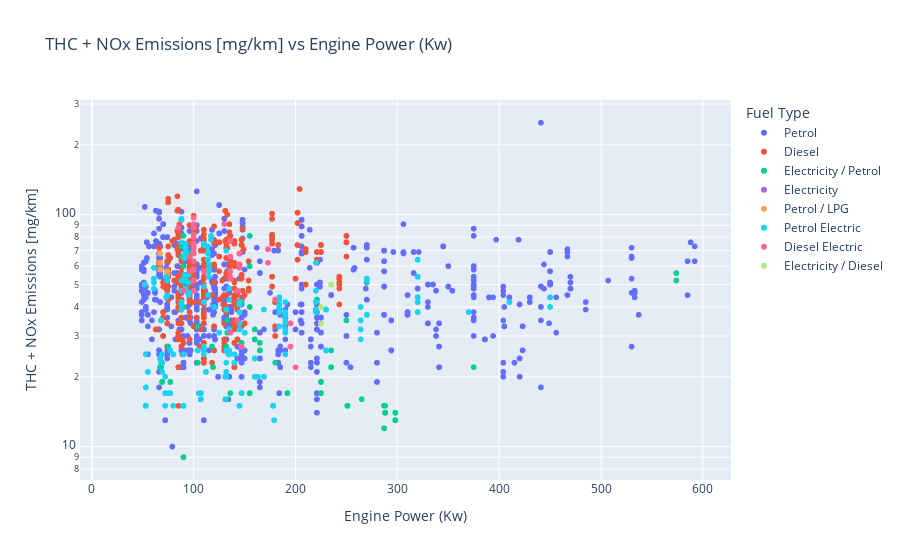

The notebook cell this image was saved under:
### Code cell
fig = px.scatter(data_frame=cleandata_df, y="THC + NOx Emissions [mg/km]", x="Engine Power (Kw)", orientation="h",
               color="Fuel Type", facet_row=None, facet_col=None,hover_data=None, hover_name= 'Model', width=None,
    height=None,log_y=True, labels = 'Powertrain', title= 'THC + NOx Emissions [mg/km] vs Engine Power (Kw)')
fig.show()

### Figure 1 — Plotly figure (JSON) as saved in the notebook; plotly's stock layout.template omitted (floating-point values rounded to 4 significant figures; data arrays with more than 128 entries replaced by an {"elided": "..."} marker saying what was removed)
{"data": [{"hovertemplate": "<b>%{hovertext}</b><br><br>Fuel Type=Petrol<br>Engine Power (Kw)=%{x}<br>THC + NOx Emissions [mg/km]=%{y}<extra></extra>", "hovertext": {"elided": "3145 str values"}, "legendgroup": "Petrol", "marker": {"color": "#636efa", "symbol": "circle"}, "mode": "markers", "name": "Petrol", "showlegend": true, "type": "scattergl", "x": {"elided": "3145 int values"}, "xaxis": "x", "y": {"elided": "3145 int values"}, "yaxis": "y"}, {"hovertemplate": "<b>%{hovertext}</b><br><br>Fuel Type=Diesel<br>Engine Power (Kw)=%{x}<br>THC + NOx Emissions [mg/km]=%{y}<extra></extra>", "hovertext": {"elided": "1538 str values"}, "legendgroup": "Diesel", "marker": {"color": "#EF553B", "symbol": "circle"}, "mode": "markers", "name": "Diesel", "showlegend": true, "type": "scattergl", "x": {"elided": "1538 int values"}, "xaxis": "x", "y": {"elided": "1538 int values"}, "yaxis": "y"}, {"hovertemplate": "<b>%{hovertext}</b><br><br>Fuel Type=Electricity / Petrol<br>Engine Power (Kw)=%{x}<br>THC + NOx Emissions [mg/km]=%{y}<extra></extra>", "hovertext": {"elided": "227 str values"}, "legendgroup": "Electricity / Petrol", "marker": {"color": "#00cc96", "symbol": "circle"}, "mode": "markers", "name": "Electricity / Petrol", "showlegend": true, "type": "scattergl", "x": {"elided": "227 int values"}, "xaxis": "x", "y": {"elided": "227 int values"}, "yaxis": "y"}, {"hovertemplate": "<b>%{hovertext}</b><br><br>Fuel Type=Electricity<br>Engine Power (Kw)=%{x}<br>THC + NOx Emissions [mg/km]=%{y}<extra></extra>", "hovertext": ["New C4", "New C4", "SpaceTourer", "SpaceTourer", "New 500", "New 500", "New 500", "New 500", "New 500", "New 500", "New 500", "New 500C", "New 500C", "New 500C", "New 500C", "New 500C", "New 500C", "IONIQ", "Kona", "Kona", "IONIQ 5", "IONIQ 5", "IONIQ 5", "IONIQ 5", "IONIQ 5", "IONIQ 5", "IONIQ 5", "EV6 MY22", "EV6 MY22", "EV6 MY22", "EV6 MY22", "EV6 MY22", "EV6 MY22", "EV6 MY22", "EV6 MY22", "EV6 MY22", "Niro EV", "Niro EV", "Niro EV", "Niro EV MY22", "Niro EV MY22", "Niro EV MY22", "Niro EV MY22", "Soul EV", "Soul EV MY22", "MX-30", "MX-30", "MX-30", "MX-30", "MX-30", "MX-30", "EQC Model Year 2020.5", "EQC Model Year 2020.5", "EQA Model Year 2021.5", "EQA Model Year 2021.5", "EQC Model Year 2021.5", "EQC Model Year 2021.5", "EQV Model Year 2021.5", "EQV Model Year 2021.5", "EQA Model Year 2022", "EQA Model Year 2022", "EQA Model Year 2022", "EQA Model Year 2022", "EQA Model Year 2022", "EQA Model Year 2022", "EQC Model Year 2022", "EQC Model Year 2022", "EQS Model Year 2022", "EQS Model Year 2022", "EQV Model Year 2022", "EQV Model Year 2022", "MG ZS ev 130kW 52.5kWh 2021MY", "MG ZS ev 130kW 52.5kWh 2021MY", "MG ZS ev 115kW 71kWh 2021MY", "MG ZS ev 115kW 71kWh 2021MY", "MG5 ev 61.1kWh 2021MY", "MG5 ev 61.1kWh 2021MY", "LEAF", "LEAF", "LEAF", "LEAF", "LEAF", "Traveller", "Traveller", "fortwo coupe", "fortwo coupe", "fortwo cabrio", "fortwo cabrio", "forfour", "forfour", "fortwo coupe Model Year 2021.5", "fortwo coupe Model Year 2021.5", "fortwo cabrio Model Year 2021.5", "fortwo cabrio Model Year 2021.5", "forfour Model Year 2021.5", "forfour Model Year 2021.5", "Korando e-Motion", "Korando e-Motion", "C40, MY22", "XC40, MY22", "XC40, MY22"], "legendgroup": "Electricity", "marker": {"color": "#ab63fa", "symbol": "circle"}, "mode": "markers", "name": "Electricity", "showlegend": true, "type": "scattergl", "x": [100, 100, 100, 100, 24, 42, 42, 42, 42, 43, 43, 42, 42, 42, 42, 42, 42, 100, 100, 150, 125, 125, 160, 155, 125, 160, 155, 168, 168, 239, 168, 239, 168, 239, 239, 239, 100, 150, 150, 100, 150, 150, 150, 150, 150, 107, 107, 107, 107, 107, 107, 300, 300, 140, 140, 300, 300, 150, 150, 140, 140, 168, 168, 215, 215, 300, 300, 245, 245, 150, 150, 130, 130, 115, 115, 115, 115, 110, 110, 110, 160, 160, 100, 100, 60, 60, 60, 60, 60, 60, 60, 60, 60, 60, 60, 60, 140, 140, 300, 170, 170], "xaxis": "x", "y": [null, null, null, null, null, null, null, null, null, null, null, null, null, null, null, null, null, null, null, null, null, null, null, null, null, null, null, null, null, null, null, null, null, null, null, null, null, null, null, null, null, null, null, null, null, null, null, null, null, null, null, 0, 0, null, null, null, null, null, null, 0, 0, 0, 0, 0, 0, 0, 0, 0, 0, 0, 0, null, null, null, null, null, null, 0, 0, 0, 0, 0, null, null, 0, 0, 0, 0, 0, 0, null, null, null, null, null, null, null, null, 0, 0, 0], "yaxis": "y"}, {"hovertemplate": "<b>%{hovertext}</b><br><br>Fuel Type=Petrol / LPG<br>Engine Power (Kw)=%{x}<br>THC + NOx Emissions [mg/km]=%{y}<extra></extra>", "hovertext": ["Logan MCV", "Logan MCV", "Logan MCV", "Logan MCV", "Logan MCV", "Logan MCV", "Logan MCV", "Logan MCV", "Sandero", "Sandero", "Sandero", "Sandero", "Sandero", "Sandero", "Sandero", "Sandero", "Sandero", "Sandero", "Sandero", "Sandero", "Sandero", "Sandero", "Duster", "Duster", "Duster", "Duster", "Duster", "Duster", "Duster", "Duster", "Duster", "Duster", "Duster", "Duster", "Duster", "Duster", "Duster", "Duster", "Duster", "Duster", "Duster", "Duster", "Duster", "Duster", "Duster", "Duster", "Duster", "Duster", "Dacia Sandero", "Dacia Sandero", "Dacia Sandero", "Dacia Sandero", "Dacia Sandero", "Dacia Sandero", "Dacia Sandero", "Dacia Sandero", "Dacia Sandero", "Dacia Sandero"], "legendgroup": "Petrol / LPG", "marker": {"color": "#FFA15A", "symbol": "circle"}, "mode": "markers", "name": "Petrol / LPG", "showlegend": true, "type": "scattergl", "x": [74, 74, 74, 74, 74, 74, 74, 74, 67, 67, 67, 67, 67, 67, 67, 67, 67, 67, 67, 67, 67, 67, 74, 74, 74, 74, 74, 74, 74, 74, 74, 74, 74, 74, 67, 67, 67, 67, 67, 67, 67, 67, 67, 67, 67, 67, 67, 67, 74, 74, 74, 74, 74, 74, 74, 74, 74, 74], "xaxis": "x", "y": [55, 55, 55, 55, 55, 55, 55, 55, 58, 58, 62, 62, 58, 58, 62, 62, 62, 62, 58, 58, 62, 62, 57, 57, 57, 57, 57, 57, 57, 57, 57, 57, 57, 57, 62, 62, 62, 62, 62, 62, 68, 68, 68, 68, 68, 68, 68, 68, 55, 55, 55, 55, 55, 55, 55, 55, 55, 55], "yaxis": "y"}, {"hovertemplate": "<b>%{hovertext}</b><br><br>Fuel Type=Petrol Electric<br>Engine Power (Kw)=%{x}<br>THC + NOx Emissions [mg/km]=%{y}<extra></extra>", "hovertext": {"elided": "962 str values"}, "legendgroup": "Petrol Electric", "marker": {"color": "#19d3f3", "symbol": "circle"}, "mode": "markers", "name": "Petrol Electric", "showlegend": true, "type": "scattergl", "x": {"elided": "962 int values"}, "xaxis": "x", "y": {"elided": "962 int values"}, "yaxis": "y"}, {"hovertemplate": "<b>%{hovertext}</b><br><br>Fuel Type=Diesel Electric<br>Engine Power (Kw)=%{x}<br>THC + NOx Emissions [mg/km]=%{y}<extra></extra>", "hovertext": {"elided": "176 str values"}, "legendgroup": "Diesel Electric", "marker": {"color": "#FF6692", "symbol": "circle"}, "mode": "markers", "name": "Diesel Electric", "showlegend": true, "type": "scattergl", "x": {"elided": "176 int values"}, "xaxis": "x", "y": {"elided": "176 int values"}, "yaxis": "y"}, {"hovertemplate": "<b>%{hovertext}</b><br><br>Fuel Type=Electricity / Diesel<br>Engine Power (Kw)=%{x}<br>THC + NOx Emissions [mg/km]=%{y}<extra></extra>", "hovertext": ["E-Class Estate Model Year 2022", "E-Class Estate Model Year 2022", "E-Class Saloon Model Year 2022", "E-Class Saloon Model Year 2022", "GLC Coupe Model Year 2022", "GLC Coupe Model Year 2022", "GLC SUV Model Year 2022", "GLC SUV Model Year 2022", "GLE Coupe", "GLE Coupe", "GLE Estate Model Year 2022", "GLE Estate Model Year 2022"], "legendgroup": "Electricity / Diesel", "marker": {"color": "#B6E880", "symbol": "circle"}, "mode": "markers", "name": "Electricity / Diesel", "showlegend": true, "type": "scattergl", "x": [225, 225, 225, 225, 225, 225, 225, 225, 235, 235, 235, 235], "xaxis": "x", "y": [34, 34, 34, 34, 40, 40, 40, 40, 50, 50, 50, 50], "yaxis": "y"}], "layout": {"legend": {"title": {"text": "Fuel Type"}, "tracegroupgap": 0}, "title": {"text": "THC + NOx Emissions [mg/km] vs Engine Power (Kw)"}, "xaxis": {"anchor": "y", "domain": [0, 1], "title": {"text": "Engine Power (Kw)"}}, "yaxis": {"anchor": "x", "domain": [0, 1], "title": {"text": "THC + NOx Emissions [mg/km]"}, "type": "log"}}}
